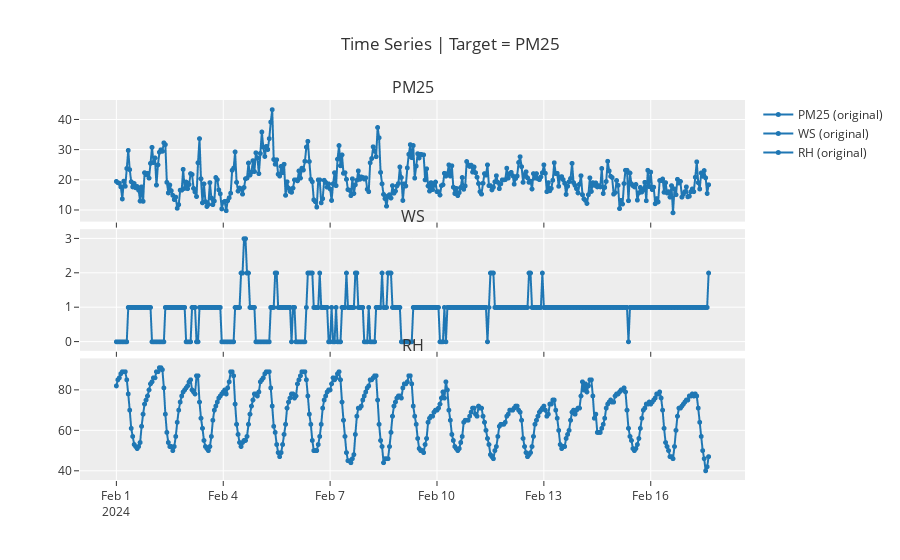

The notebook cell saved with this chart:
### Code cell
plot_model()

### Figure 1 — Plotly figure (JSON) as saved in the notebook; plotly's stock layout.template omitted (floating-point values rounded to 4 significant figures; data arrays with more than 128 entries replaced by an {"elided": "..."} marker saying what was removed)
{"data": [{"line": {"color": "rgb(31, 119, 180)", "width": 2}, "marker": {"color": "rgb(31, 119, 180)", "size": 5}, "mode": "lines+markers", "name": "PM25 (original)", "type": "scattergl", "x": {"elided": "400 str values"}, "xaxis": "x", "y": {"elided": "400 float values"}, "yaxis": "y"}, {"line": {"color": "rgb(31, 119, 180)", "width": 2}, "marker": {"color": "rgb(31, 119, 180)", "size": 5}, "mode": "lines+markers", "name": "WS (original)", "type": "scattergl", "x": {"elided": "400 str values"}, "xaxis": "x2", "y": {"elided": "400 int values"}, "yaxis": "y2"}, {"line": {"color": "rgb(31, 119, 180)", "width": 2}, "marker": {"color": "rgb(31, 119, 180)", "size": 5}, "mode": "lines+markers", "name": "RH (original)", "type": "scattergl", "x": {"elided": "400 str values"}, "xaxis": "x3", "y": {"elided": "400 int values"}, "yaxis": "y3"}], "layout": {"annotations": [{"font": {"size": 16}, "showarrow": false, "text": "PM25", "x": 0.5, "xanchor": "center", "xref": "paper", "y": 1, "yanchor": "bottom", "yref": "paper"}, {"font": {"size": 16}, "showarrow": false, "text": "WS", "x": 0.5, "xanchor": "center", "xref": "paper", "y": 0.66, "yanchor": "bottom", "yref": "paper"}, {"font": {"size": 16}, "showarrow": false, "text": "RH", "x": 0.5, "xanchor": "center", "xref": "paper", "y": 0.32, "yanchor": "bottom", "yref": "paper"}], "showlegend": true, "title": {"text": "Time Series | Target = PM25"}, "xaxis": {"anchor": "y", "domain": [0, 1], "matches": "x3", "showticklabels": false}, "xaxis2": {"anchor": "y2", "domain": [0, 1], "matches": "x3", "showticklabels": false}, "xaxis3": {"anchor": "y3", "domain": [0, 1]}, "yaxis": {"anchor": "x", "domain": [0.68, 1]}, "yaxis2": {"anchor": "x2", "domain": [0.34, 0.66]}, "yaxis3": {"anchor": "x3", "domain": [0, 0.32]}}}
